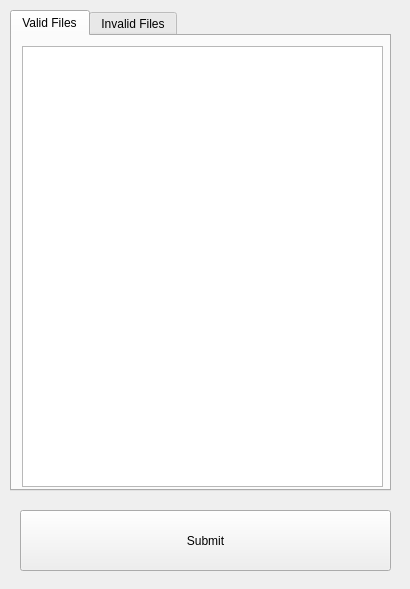
<?xml version="1.0" encoding="UTF-8"?>
<ui version="4.0">
 <class>Form</class>
 <widget class="QWidget" name="Form">
  <property name="geometry">
   <rect>
    <x>0</x>
    <y>0</y>
    <width>410</width>
    <height>589</height>
   </rect>
  </property>
  <property name="windowTitle">
   <string>Form</string>
  </property>
  <widget class="QTabWidget" name="tabWidget">
   <property name="geometry">
    <rect>
     <x>10</x>
     <y>10</y>
     <width>381</width>
     <height>481</height>
    </rect>
   </property>
   <property name="currentIndex">
    <number>0</number>
   </property>
   <widget class="QWidget" name="tab">
    <attribute name="title">
     <string>Valid Files</string>
    </attribute>
    <widget class="QListView" name="listView">
     <property name="geometry">
      <rect>
       <x>10</x>
       <y>10</y>
       <width>361</width>
       <height>441</height>
      </rect>
     </property>
     <property name="editTriggers">
      <set>QAbstractItemView::NoEditTriggers</set>
     </property>
     <property name="showDropIndicator" stdset="0">
      <bool>false</bool>
     </property>
    </widget>
   </widget>
   <widget class="QWidget" name="tab_2">
    <attribute name="title">
     <string>Invalid Files</string>
    </attribute>
    <widget class="QTextEdit" name="textEdit">
     <property name="geometry">
      <rect>
       <x>10</x>
       <y>10</y>
       <width>361</width>
       <height>441</height>
      </rect>
     </property>
     <property name="readOnly">
      <bool>true</bool>
     </property>
    </widget>
   </widget>
  </widget>
  <widget class="QPushButton" name="pushButton">
   <property name="geometry">
    <rect>
     <x>20</x>
     <y>510</y>
     <width>371</width>
     <height>61</height>
    </rect>
   </property>
   <property name="text">
    <string>Submit</string>
   </property>
  </widget>
 </widget>
 <resources/>
 <connections/>
</ui>
